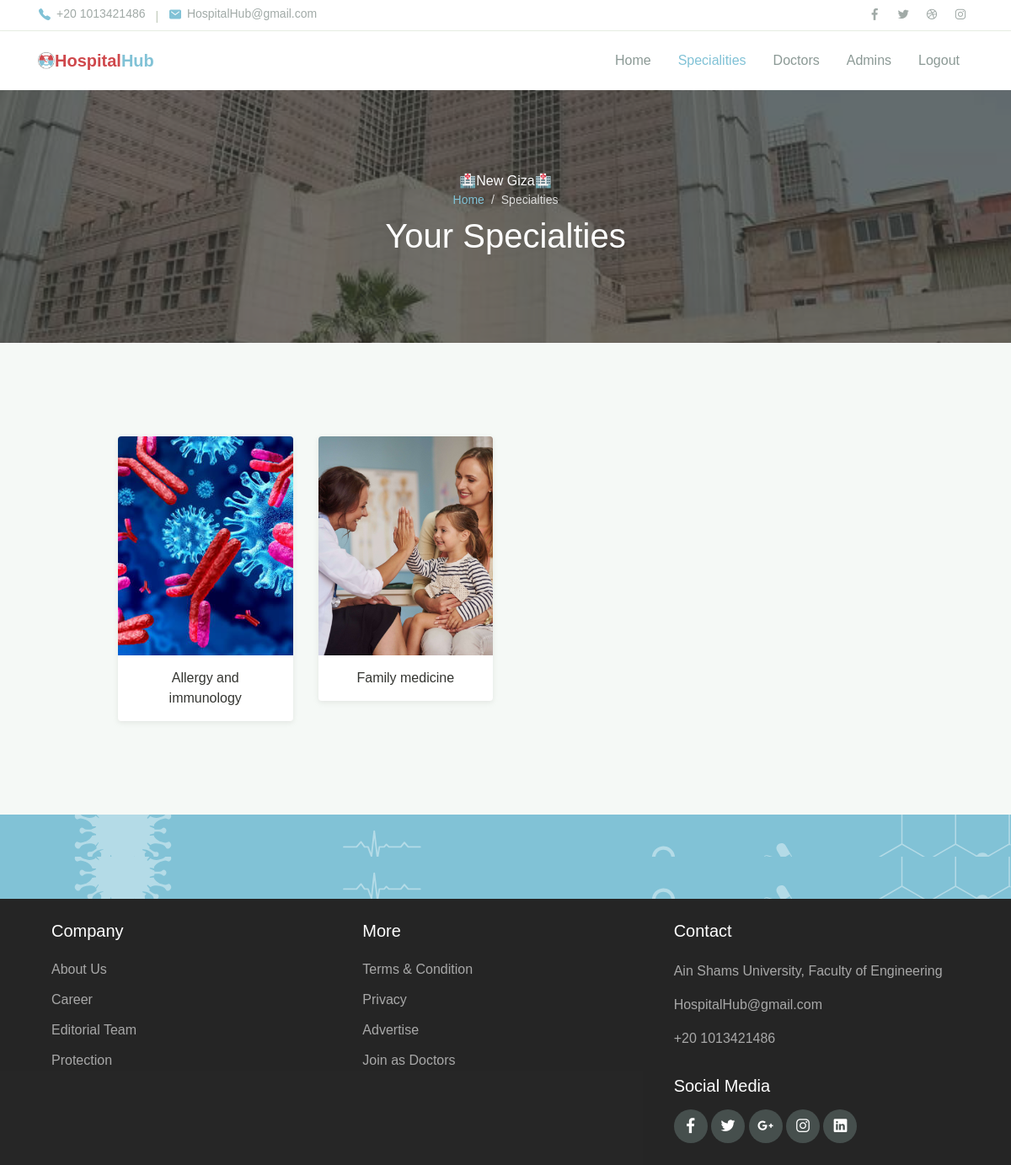
Page /hospital_hub/admin/specialities (signed in) on the committed database.
### hospital_hub/models.py (models this page shows, shortened)
class Hospital(models.Model):
    name            =models.CharField(max_length=100)
    city            = models.ForeignKey(City,on_delete=models.PROTECT,null=True)
    specialities    = models.ManyToManyField(Speciality)
    image           = models.ImageField(upload_to = "media/",null=True, default=None,blank=True)

class Speciality(models.Model):
    name =models.CharField(max_length=100,unique=True)
    image           = models.ImageField(upload_to = "media/",null=True, default=None)

### hospital_hub/views.py (the view)
# urls.py: path('admin/specialities',views.Admin.ViewSpecialities,name='view_specialities'),
    def ViewSpecialities(request):
        if not request.user.is_authenticated:
            return HttpResponseRedirect(reverse('admin_login'))
        elif not request.user.is_admin:
            return HttpResponseRedirect(reverse('home'))
        hospital=request.user.my_admin.first().hospital
        specialities=hospital.specialities.all()
        if specialities.count()==0:
            return render(request, "hospital_hub/Admin/view_specialities.html",{
                   "specialities":None,
                   "hospital_name":request.user.my_admin.first().hospital.name,
            })
        else:
            return render(request, "hospital_hub/Admin/view_specialities.html",{
               "specialities":specialities,
               "hospital_name":request.user.my_admin.first().hospital.name,
            })

### hospital_hub/models.py (called while the page is built)
    @property
    def is_admin(self):
        return self.admin

### hospital_hub/templates/hospital_hub/Admin/view_specialities.html (shortened to what this page needs)
{%extends 'hospital_hub/Admin/admin_layout.html'%}
{%load static%}
{%block body%}
<header>
    <nav class="navbar navbar-expand-lg navbar-light shadow-sm">
        <div class="container">
            <img src="{%static 'hospital_hub/assets/img/logo2.png'%}" alt="" style="width:20px;">
            <a style="color:#81C2D6" class="navbar-brand" href="#"><span class="text-primary2">Hospital</span>Hub </a>
            <div class="collapse navbar-collapse" id="navbarSupport">
                <ul class="navbar-nav ml-auto">
                    <li class="nav-item ">
                        <a class="nav-link" href="{%url 'admin_home'%}">Home</a>
                    </li>
                       <li class="nav-item active">
                            <a class="nav-link " href="{%url 'view_specialities'%}">Specialities</a>
                        </li>
                    <li class="nav-item">
                        <a class="nav-link" href="{%url 'admin_view_doctors'%}">Doctors</a>
                    </li>
                    <li class="nav-item">
                        <a class="nav-link" href="{%url 'admin_view_admins'%}">Admins</a>
                    </li>
                    <li class="nav-item">
                        <a class="nav-link" href="{%url 'admin_logout'%}">Logout</a>
                    </li>
                </ul>
            </div>
        </div>
    </nav>
</header>
<div class="page-banner overlay-dark bg-image"
     style="background-image: url(../../../static/hospital_hub/assets/img/bg_image_1.jpg)">
    <div class="banner-section">
        <div class="container text-center wow fadeInUp">
            <span class="subhead">🏥{{hospital_name}}🏥</span>
            <nav aria-label="Breadcrumb">
                <ol class="breadcrumb breadcrumb-dark bg-transparent justify-content-center py-0 mb-2">
                    <li class="breadcrumb-item"><a href="{%url 'admin_home'%}">Home</a></li>
                    <li class="breadcrumb-item active" aria-current="page">
                        Specialties
                    </li>
                </ol>
            </nav>
            <h1 class="font-weight-normal">Your Specialties</h1>
        </div>
    </div>
</div>
<div class="page-section bg-light">
    <div class="container">
        <div class="row justify-content-center">
            <div class="col-lg-10">
                <div class="row">
                    {%if specialities%}
                        {%for speciality in specialities%}
                        <div class="col-md-6 col-lg-3 py-3 wow zoomIn">
                            <div class="card-doctor">
                                <div class="header">
                                    <img src="{{speciality.image.url}}" alt=""
                                         height="260" style="object-fit: cover;">
                                </div>
                                <div class="body">
                                    <p class="text-x2 mb-0" style="text-align: center">
                                        {{speciality.name}}
                                    </p>
                                </div>
                            </div>
                        </div>
                        {%endfor%}
                    {%else%}
                    <h1 style="color:grey;">Your hospital has no specialites added yet.</h1>
                    {%endif%}
                </div>
            </div>
        </div>
    </div>
</div>
<div class="page-section banner-home bg-image" style="background-image: url(../assets/img/banner-pattern.svg)">
    <div class="container py-5 py-lg-0">
        <div class="row align-items-center">
            <div class="col-lg-12 wow zoomIn">
            </div>
        </div>
    </div>
</div>
{%endblock%}

### hospital_hub/static/hospital_hub/assets/css/theme.css (style rules this page uses)
:root { --primary: #81C2D6; --accent: #FF3D85; --secondary: #4E5AFE; --warning: #EED818; --info: #05B4E1; --danger: #FF4943; --success: #96C93D; --dark: #343531; --light: #F5F9F6; --cs: #596261; --grey: #6E807A; }
body { font-family: "Source Sans Pro", sans-serif; line-height: 1.5; color: #343531; }
a { color: #07be94; text-decoration: none; background-color: transparent; }
.bg-light { background-color: #F5F9F6 !important; }
.text-primary2 { color: #CF484C !important; }
.breadcrumb { background-color: #f8f9fa; }
.breadcrumb-dark .breadcrumb-item a { color: #81C2D6; }
.breadcrumb-dark .breadcrumb-item + .breadcrumb-item::before { display: inline-block; padding-right: 0.5rem; color: rgba(255, 255, 255, 0.8); content: "/"; }
.breadcrumb-dark .breadcrumb-item.active { color: rgba(255, 255, 255, 0.8); }
.navbar { min-height: 70px; }
.navbar-brand { color:green; font-weight: 600; padding-top: 10px; padding-bottom: 10px; }
.navbar-nav { margin-top: 10px; border-top: 1px solid #E8EEE4; flex-shrink: 0; }
.navbar-nav .nav-link { transition: all .2s ease; }
.navbar-light .navbar-nav .nav-link { color: rgba(110, 128, 122, 0.8); }
.navbar-light .navbar-nav .show > .nav-link, .navbar-light .navbar-nav .active > .nav-link, .navbar-light .navbar-nav .nav-link.show, .navbar-light .navbar-nav .nav-link.active { font-weight: 500; color: #81C2D6; }
@media (min-width: 992px) { .navbar-expand-lg .navbar-nav { margin-top: 0; border-top: none; } }
@media (min-width: 992px) { .navbar-expand-lg .navbar-nav .nav-link { padding-right: 16px; padding-left: 16px; } }
@media (min-width: 992px) { .navbar-expand-lg .navbar-nav { align-items: center; } }
.bg-image { position: relative; background-position: center center; background-size: cover; background-repeat: no-repeat; }
.bg-image > * { position: relative; z-index: 10; }
.page-section { position: relative; padding-top: 80px; padding-bottom: 80px; overflow: hidden; }
.page-banner { position: relative; height: 300px; z-index: 10; }
.page-hero.overlay-dark::before, .page-banner.overlay-dark::before { content: ""; position: absolute; top: 0; left: 0; width: 100%; height: 100%; background: rgba(52, 53, 49, 0.7); z-index: 1; }
.page-banner .breadcrumb-item, .page-banner .breadcrumb-item a { font-size: 14px; }
.hero-section, .banner-section { position: relative; display: -ms-flexbox; display: flex; -ms-flex-align: center; align-items: center; -ms-flex-pack: center; justify-content: center; height: 100%; color: #ffffff; z-index: 10; }
.card-doctor { display: block; margin: 15px auto; width: 100%; max-width: 240px; background-color: #fff; border-radius: 4px; box-shadow: 0 2px 6px rgba(154, 159, 151, 0.2); overflow: hidden; }
.card-doctor .header { position: relative; width: 100%; height: 260px; overflow: hidden; }
.card-doctor .header::before { content: ''; position: absolute; top: 0; left: 0; width: 100%; height: 100%; background-color: rgba(52, 53, 49, 0.36); opacity: 0; transition: opacity .2s linear; }
.card-doctor .header img { width: 100%; }
.card-doctor .body { padding: 15px 20px; }
.banner-home { padding: 0; background-color: #81C2D6; color: #fff; height: 50px; }

### rows in the picture
Hospital: name "New Giza"
Speciality: image (picture), name "Allergy and immunology"
Speciality: image (picture), name "Family medicine"
